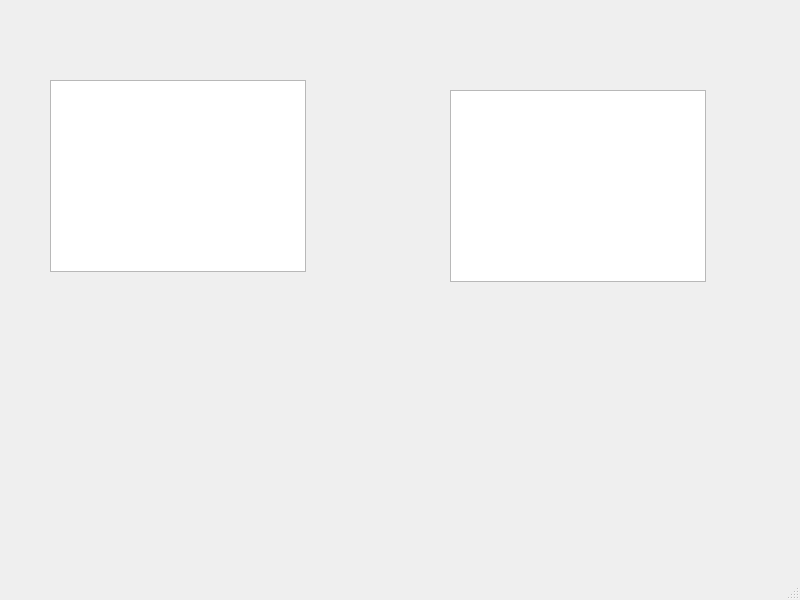
<?xml version="1.0" encoding="UTF-8"?>
<ui version="4.0">
 <class>MainWindow</class>
 <widget class="QMainWindow" name="MainWindow">
  <property name="geometry">
   <rect>
    <x>0</x>
    <y>0</y>
    <width>800</width>
    <height>600</height>
   </rect>
  </property>
  <property name="windowTitle">
   <string>MainWindow</string>
  </property>
  <widget class="QWidget" name="centralwidget">
   <widget class="QTextBrowser" name="txtBrowserProducer">
    <property name="geometry">
     <rect>
      <x>50</x>
      <y>80</y>
      <width>256</width>
      <height>192</height>
     </rect>
    </property>
   </widget>
   <widget class="QTextBrowser" name="txtBrowserConsumer">
    <property name="geometry">
     <rect>
      <x>450</x>
      <y>90</y>
      <width>256</width>
      <height>192</height>
     </rect>
    </property>
   </widget>
  </widget>
  <widget class="QMenuBar" name="menubar">
   <property name="geometry">
    <rect>
     <x>0</x>
     <y>0</y>
     <width>800</width>
     <height>26</height>
    </rect>
   </property>
  </widget>
  <widget class="QStatusBar" name="statusbar"/>
 </widget>
 <resources/>
 <connections/>
</ui>
